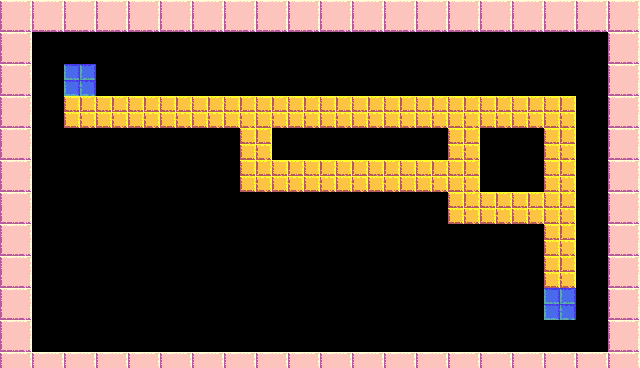

Rendered tile map (Tiled .tmx) drawn with the repository's tilesets; below, a short description and the full map source, tile grids included:
An orthogonal 40x23 tile map with 16x16 px tiles, 3 tile layers (Ground, PlayArea, Start).

<map version="1.10" tiledversion="1.10.1" orientation="orthogonal" renderorder="right-down" width="40" height="23" tilewidth="16" tileheight="16" infinite="0" nextlayerid="6" nextobjectid="10">
 <editorsettings>
  <export target="../map.lua" format="lua" />
 </editorsettings>
 <tileset firstgid="1" name="tiles" tilewidth="16" tileheight="16" tilecount="56" columns="14">
  <image source="../../assets/tiles.png" width="224" height="64" />
 </tileset>
 <layer id="1" name="Ground" width="40" height="23">
  <data encoding="csv">
31,32,31,32,31,32,31,32,31,32,31,32,31,32,31,32,31,32,31,32,31,32,31,32,31,32,31,32,31,32,31,32,31,32,31,32,31,32,31,32,
45,46,45,46,45,46,45,46,45,46,45,46,45,46,45,46,45,46,45,46,45,46,45,46,45,46,45,46,45,46,45,46,45,46,45,46,45,46,45,46,
31,32,0,0,0,0,0,0,0,0,0,0,0,0,0,0,0,0,0,0,0,0,0,0,0,0,0,0,0,0,0,0,0,0,0,0,0,0,31,32,
45,46,0,0,0,0,0,0,0,0,0,0,0,0,0,0,0,0,0,0,0,0,0,0,0,0,0,0,0,0,0,0,0,0,0,0,0,0,45,46,
31,32,0,0,0,0,0,0,0,0,0,0,0,0,0,0,0,0,0,0,0,0,0,0,0,0,0,0,0,0,0,0,0,0,0,0,0,0,31,32,
45,46,0,0,0,0,0,0,0,0,0,0,0,0,0,0,0,0,0,0,0,0,0,0,0,0,0,0,0,0,0,0,0,0,0,0,0,0,45,46,
31,32,0,0,0,0,0,0,0,0,0,0,0,0,0,0,0,0,0,0,0,0,0,0,0,0,0,0,0,0,0,0,0,0,0,0,0,0,31,32,
45,46,0,0,0,0,0,0,0,0,0,0,0,0,0,0,0,0,0,0,0,0,0,0,0,0,0,0,0,0,0,0,0,0,0,0,0,0,45,46,
31,32,0,0,0,0,0,0,0,0,0,0,0,0,0,0,0,0,0,0,0,0,0,0,0,0,0,0,0,0,0,0,0,0,0,0,0,0,31,32,
45,46,0,0,0,0,0,0,0,0,0,0,0,0,0,0,0,0,0,0,0,0,0,0,0,0,0,0,0,0,0,0,0,0,0,0,0,0,45,46,
31,32,0,0,0,0,0,0,0,0,0,0,0,0,0,0,0,0,0,0,0,0,0,0,0,0,0,0,0,0,0,0,0,0,0,0,0,0,31,32,
45,46,0,0,0,0,0,0,0,0,0,0,0,0,0,0,0,0,0,0,0,0,0,0,0,0,0,0,0,0,0,0,0,0,0,0,0,0,45,46,
31,32,0,0,0,0,0,0,0,0,0,0,0,0,0,0,0,0,0,0,0,0,0,0,0,0,0,0,0,0,0,0,0,0,0,0,0,0,31,32,
45,46,0,0,0,0,0,0,0,0,0,0,0,0,0,0,0,0,0,0,0,0,0,0,0,0,0,0,0,0,0,0,0,0,0,0,0,0,45,46,
31,32,0,0,0,0,0,0,0,0,0,0,0,0,0,0,0,0,0,0,0,0,0,0,0,0,0,0,0,0,0,0,0,0,0,0,0,0,31,32,
45,46,0,0,0,0,0,0,0,0,0,0,0,0,0,0,0,0,0,0,0,0,0,0,0,0,0,0,0,0,0,0,0,0,0,0,0,0,45,46,
31,32,0,0,0,0,0,0,0,0,0,0,0,0,0,0,0,0,0,0,0,0,0,0,0,0,0,0,0,0,0,0,0,0,0,0,0,0,31,32,
45,46,0,0,0,0,0,0,0,0,0,0,0,0,0,0,0,0,0,0,0,0,0,0,0,0,0,0,0,0,0,0,0,0,0,0,0,0,45,46,
31,32,0,0,0,0,0,0,0,0,0,0,0,0,0,0,0,0,0,0,0,0,0,0,0,0,0,0,0,0,0,0,0,0,0,0,0,0,31,32,
45,46,0,0,0,0,0,0,0,0,0,0,0,0,0,0,0,0,0,0,0,0,0,0,0,0,0,0,0,0,0,0,0,0,0,0,0,0,45,46,
31,32,0,0,0,0,0,0,0,0,0,0,0,0,0,0,0,0,0,0,0,0,0,0,0,0,0,0,0,0,0,0,0,0,0,0,0,0,31,32,
45,46,0,0,0,0,0,0,0,0,0,0,0,0,0,0,0,0,0,0,0,0,0,0,0,0,0,0,0,0,0,0,0,0,0,0,0,0,45,46,
31,32,31,32,31,32,31,32,31,32,31,32,31,32,31,32,31,32,31,32,31,32,31,32,31,32,31,32,31,32,31,32,31,32,31,32,31,32,31,32
</data>
 </layer>
 <layer id="4" name="PlayArea" width="40" height="23">
  <data encoding="csv">
0,0,0,0,0,0,0,0,0,0,0,0,0,0,0,0,0,0,0,0,0,0,0,0,0,0,0,0,0,0,0,0,0,0,0,0,0,0,0,0,
0,0,0,0,0,0,0,0,0,0,0,0,0,0,0,0,0,0,0,0,0,0,0,0,0,0,0,0,0,0,0,0,0,0,0,0,0,0,0,0,
0,0,0,0,0,0,0,0,0,0,0,0,0,0,0,0,0,0,0,0,0,0,0,0,0,0,0,0,0,0,0,0,0,0,0,0,0,0,0,0,
0,0,0,0,0,0,0,0,0,0,0,0,0,0,0,0,0,0,0,0,0,0,0,0,0,0,0,0,0,0,0,0,0,0,0,0,0,0,0,0,
0,0,0,0,0,0,0,0,0,0,0,0,0,0,0,0,0,0,0,0,0,0,0,0,0,0,0,0,0,0,0,0,0,0,0,0,0,0,0,0,
0,0,0,0,0,0,0,0,0,0,0,0,0,0,0,0,0,0,0,0,0,0,0,0,0,0,0,0,0,0,0,0,0,0,0,0,0,0,0,0,
0,0,0,0,33,34,33,34,33,34,33,34,33,34,33,34,33,34,33,34,33,34,33,34,33,34,33,34,33,34,33,34,33,34,33,34,0,0,0,0,
0,0,0,0,47,48,47,48,47,48,47,48,47,48,47,48,47,48,47,48,47,48,47,48,47,48,47,48,47,48,47,48,47,48,47,48,0,0,0,0,
0,0,0,0,0,0,0,0,0,0,0,0,0,0,0,33,34,0,0,0,0,0,0,0,0,0,0,0,33,34,0,0,0,0,33,34,0,0,0,0,
0,0,0,0,0,0,0,0,0,0,0,0,0,0,0,47,48,0,0,0,0,0,0,0,0,0,0,0,47,48,0,0,0,0,47,48,0,0,0,0,
0,0,0,0,0,0,0,0,0,0,0,0,0,0,0,33,34,33,34,33,34,33,34,33,34,33,33,34,33,34,0,0,0,0,33,34,0,0,0,0,
0,0,0,0,0,0,0,0,0,0,0,0,0,0,0,47,48,47,48,47,48,47,48,47,48,47,47,48,47,48,0,0,0,0,47,48,0,0,0,0,
0,0,0,0,0,0,0,0,0,0,0,0,0,0,0,0,0,0,0,0,0,0,0,0,0,0,0,0,33,34,33,34,33,34,33,34,0,0,0,0,
0,0,0,0,0,0,0,0,0,0,0,0,0,0,0,0,0,0,0,0,0,0,0,0,0,0,0,0,47,48,47,48,47,48,47,48,0,0,0,0,
0,0,0,0,0,0,0,0,0,0,0,0,0,0,0,0,0,0,0,0,0,0,0,0,0,0,0,0,0,0,0,0,0,0,33,34,0,0,0,0,
0,0,0,0,0,0,0,0,0,0,0,0,0,0,0,0,0,0,0,0,0,0,0,0,0,0,0,0,0,0,0,0,0,0,47,48,0,0,0,0,
0,0,0,0,0,0,0,0,0,0,0,0,0,0,0,0,0,0,0,0,0,0,0,0,0,0,0,0,0,0,0,0,0,0,33,34,0,0,0,0,
0,0,0,0,0,0,0,0,0,0,0,0,0,0,0,0,0,0,0,0,0,0,0,0,0,0,0,0,0,0,0,0,0,0,47,48,0,0,0,0,
0,0,0,0,0,0,0,0,0,0,0,0,0,0,0,0,0,0,0,0,0,0,0,0,0,0,0,0,0,0,0,0,0,0,35,36,0,0,0,0,
0,0,0,0,0,0,0,0,0,0,0,0,0,0,0,0,0,0,0,0,0,0,0,0,0,0,0,0,0,0,0,0,0,0,49,50,0,0,0,0,
0,0,0,0,0,0,0,0,0,0,0,0,0,0,0,0,0,0,0,0,0,0,0,0,0,0,0,0,0,0,0,0,0,0,0,0,0,0,0,0,
0,0,0,0,0,0,0,0,0,0,0,0,0,0,0,0,0,0,0,0,0,0,0,0,0,0,0,0,0,0,0,0,0,0,0,0,0,0,0,0,
0,0,0,0,0,0,0,0,0,0,0,0,0,0,0,0,0,0,0,0,0,0,0,0,0,0,0,0,0,0,0,0,0,0,0,0,0,0,0,0
</data>
 </layer>
 <layer id="5" name="Start" width="40" height="23">
  <data encoding="csv">
0,0,0,0,0,0,0,0,0,0,0,0,0,0,0,0,0,0,0,0,0,0,0,0,0,0,0,0,0,0,0,0,0,0,0,0,0,0,0,0,
0,0,0,0,0,0,0,0,0,0,0,0,0,0,0,0,0,0,0,0,0,0,0,0,0,0,0,0,0,0,0,0,0,0,0,0,0,0,0,0,
0,0,0,0,0,0,0,0,0,0,0,0,0,0,0,0,0,0,0,0,0,0,0,0,0,0,0,0,0,0,0,0,0,0,0,0,0,0,0,0,
0,0,0,0,0,0,0,0,0,0,0,0,0,0,0,0,0,0,0,0,0,0,0,0,0,0,0,0,0,0,0,0,0,0,0,0,0,0,0,0,
0,0,0,0,35,36,0,0,0,0,0,0,0,0,0,0,0,0,0,0,0,0,0,0,0,0,0,0,0,0,0,0,0,0,0,0,0,0,0,0,
0,0,0,0,49,50,0,0,0,0,0,0,0,0,0,0,0,0,0,0,0,0,0,0,0,0,0,0,0,0,0,0,0,0,0,0,0,0,0,0,
0,0,0,0,0,0,0,0,0,0,0,0,0,0,0,0,0,0,0,0,0,0,0,0,0,0,0,0,0,0,0,0,0,0,0,0,0,0,0,0,
0,0,0,0,0,0,0,0,0,0,0,0,0,0,0,0,0,0,0,0,0,0,0,0,0,0,0,0,0,0,0,0,0,0,0,0,0,0,0,0,
0,0,0,0,0,0,0,0,0,0,0,0,0,0,0,0,0,0,0,0,0,0,0,0,0,0,0,0,0,0,0,0,0,0,0,0,0,0,0,0,
0,0,0,0,0,0,0,0,0,0,0,0,0,0,0,0,0,0,0,0,0,0,0,0,0,0,0,0,0,0,0,0,0,0,0,0,0,0,0,0,
0,0,0,0,0,0,0,0,0,0,0,0,0,0,0,0,0,0,0,0,0,0,0,0,0,0,0,0,0,0,0,0,0,0,0,0,0,0,0,0,
0,0,0,0,0,0,0,0,0,0,0,0,0,0,0,0,0,0,0,0,0,0,0,0,0,0,0,0,0,0,0,0,0,0,0,0,0,0,0,0,
0,0,0,0,0,0,0,0,0,0,0,0,0,0,0,0,0,0,0,0,0,0,0,0,0,0,0,0,0,0,0,0,0,0,0,0,0,0,0,0,
0,0,0,0,0,0,0,0,0,0,0,0,0,0,0,0,0,0,0,0,0,0,0,0,0,0,0,0,0,0,0,0,0,0,0,0,0,0,0,0,
0,0,0,0,0,0,0,0,0,0,0,0,0,0,0,0,0,0,0,0,0,0,0,0,0,0,0,0,0,0,0,0,0,0,0,0,0,0,0,0,
0,0,0,0,0,0,0,0,0,0,0,0,0,0,0,0,0,0,0,0,0,0,0,0,0,0,0,0,0,0,0,0,0,0,0,0,0,0,0,0,
0,0,0,0,0,0,0,0,0,0,0,0,0,0,0,0,0,0,0,0,0,0,0,0,0,0,0,0,0,0,0,0,0,0,0,0,0,0,0,0,
0,0,0,0,0,0,0,0,0,0,0,0,0,0,0,0,0,0,0,0,0,0,0,0,0,0,0,0,0,0,0,0,0,0,0,0,0,0,0,0,
0,0,0,0,0,0,0,0,0,0,0,0,0,0,0,0,0,0,0,0,0,0,0,0,0,0,0,0,0,0,0,0,0,0,0,0,0,0,0,0,
0,0,0,0,0,0,0,0,0,0,0,0,0,0,0,0,0,0,0,0,0,0,0,0,0,0,0,0,0,0,0,0,0,0,0,0,0,0,0,0,
0,0,0,0,0,0,0,0,0,0,0,0,0,0,0,0,0,0,0,0,0,0,0,0,0,0,0,0,0,0,0,0,0,0,0,0,0,0,0,0,
0,0,0,0,0,0,0,0,0,0,0,0,0,0,0,0,0,0,0,0,0,0,0,0,0,0,0,0,0,0,0,0,0,0,0,0,0,0,0,0,
0,0,0,0,0,0,0,0,0,0,0,0,0,0,0,0,0,0,0,0,0,0,0,0,0,0,0,0,0,0,0,0,0,0,0,0,0,0,0,0
</data>
 </layer>
</map>
